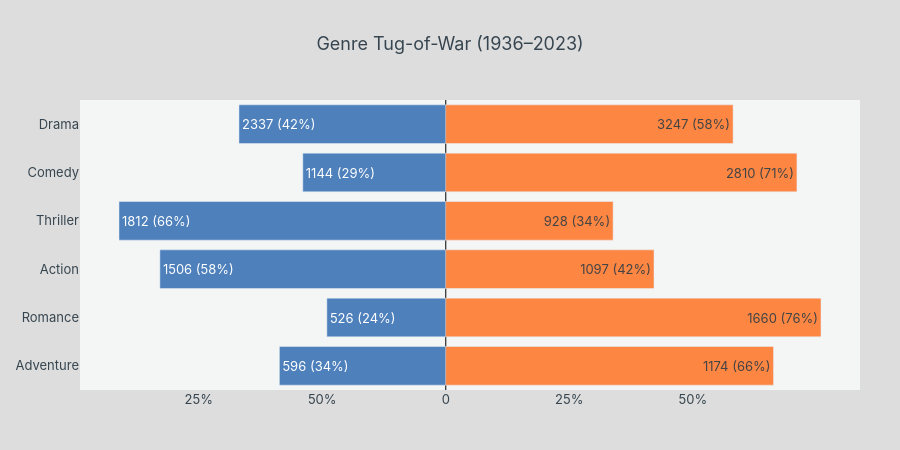

The notebook cell saved with this chart:
### Code cell
NUM_GENRES = 6

def make_genre_chart(df, year_range):
    exploded = df.assign(genre=df['genres'].str.split(', ')).explode('genre')
    top_genres = exploded['genre'].value_counts().head(NUM_GENRES).index.tolist()
    exploded = exploded[exploded['genre'].isin(top_genres)]

    counts = exploded.groupby(['genre', 'sentiment_category']).size().unstack(fill_value=0)
    counts = counts.reindex(columns=['positive', 'negative'], fill_value=0)
    totals = counts.sum(axis=1)
    pcts = counts.div(totals, axis=0) * 100

    pcts = pcts.loc[top_genres]
    counts = counts.loc[top_genres]

    pcts['negative'] = pcts['negative'] * -1

    fig = go.Figure()
    fig.add_trace(go.Bar(
        y=pcts.index, x=pcts['negative'],
        name='Negative', orientation='h',
        marker=dict(color=COLORS['negative'], opacity=0.9),
        text=[f"{c} ({p:.0f}%)" for c, p in zip(counts['negative'], counts['negative'] / totals.loc[top_genres] * 100)],
        textposition='inside',
        hoverinfo='skip',
        legendrank=1,
    ))
    fig.add_trace(go.Bar(
        y=pcts.index, x=pcts['positive'],
        name='Positive', orientation='h',
        marker=dict(color=COLORS['positive'], opacity=0.9),
        text=[f"{c} ({p:.0f}%)" for c, p in zip(counts['positive'], counts['positive'] / totals.loc[top_genres] * 100)],
        textposition='inside',
        hoverinfo='skip',
        legendrank=2,
    ))

    title = f"Genre Tug-of-War ({year_range[0]}–{year_range[1]})"
    fig.update_layout(**layout_base)
    fig.update_layout(
        title=dict(text=title, x=0.5, font=dict(size=18, color=COLORS['text'])),
        barmode='relative',
        legend=dict(orientation='h', yanchor='bottom', y=1.02, xanchor='center', x=0.5),
        yaxis=dict(autorange='reversed'),
        height=450,
    )
    fig.update_xaxes(
        zeroline=True,
        zerolinecolor='black',
        zerolinewidth=1,
        tickmode='array',
        tickvals=[-100, -50, -25, 0, 25,50, 100],
        ticktext=['100%', '25%', '50%', '0', '25%', '50%', '100%'],
        showgrid=False,
    )
    return fig

fig = make_genre_chart(movies_df, [1936, 2023])
fig.show()
# diverging bar chart https://plotly.com/python/horizontal-bar-charts/

### Figure 1 — Plotly figure (JSON) as saved in the notebook; plotly's stock layout.template omitted (floating-point values rounded to 4 significant figures)
{"data": [{"hoverinfo": "skip", "legendrank": 1, "marker": {"color": "#3D74B6", "opacity": 0.9}, "name": "Negative", "orientation": "h", "text": ["2337 (42%)", "1144 (29%)", "1812 (66%)", "1506 (58%)", "526 (24%)", "596 (34%)"], "textposition": "inside", "type": "bar", "x": [-41.85, -28.93, -66.13, -57.86, -24.06, -33.67], "y": ["Drama", "Comedy", "Thriller", "Action", "Romance", "Adventure"]}, {"hoverinfo": "skip", "legendrank": 2, "marker": {"color": "#FF7A30", "opacity": 0.9}, "name": "Positive", "orientation": "h", "text": ["3247 (58%)", "2810 (71%)", "928 (34%)", "1097 (42%)", "1660 (76%)", "1174 (66%)"], "textposition": "inside", "type": "bar", "x": [58.15, 71.07, 33.87, 42.14, 75.94, 66.33], "y": ["Drama", "Comedy", "Thriller", "Action", "Romance", "Adventure"]}], "layout": {"barmode": "relative", "font": {"color": "#36454F", "family": "Inter, sans-serif", "size": 13}, "height": 450, "hovermode": "x unified", "legend": {"orientation": "h", "x": 0.5, "xanchor": "center", "y": 1.02, "yanchor": "bottom"}, "margin": {"b": 60, "l": 80, "r": 40, "t": 100}, "paper_bgcolor": "#DDDDDD", "plot_bgcolor": "#f3f6f4", "showlegend": false, "title": {"font": {"color": "#36454F", "size": 18}, "text": "Genre Tug-of-War (1936–2023)", "x": 0.5}, "xaxis": {"showgrid": false, "tickmode": "array", "ticktext": ["100%", "25%", "50%", "0", "25%", "50%", "100%"], "tickvals": [-100, -50, -25, 0, 25, 50, 100], "zeroline": true, "zerolinecolor": "black", "zerolinewidth": 1}, "yaxis": {"autorange": "reversed"}}}
